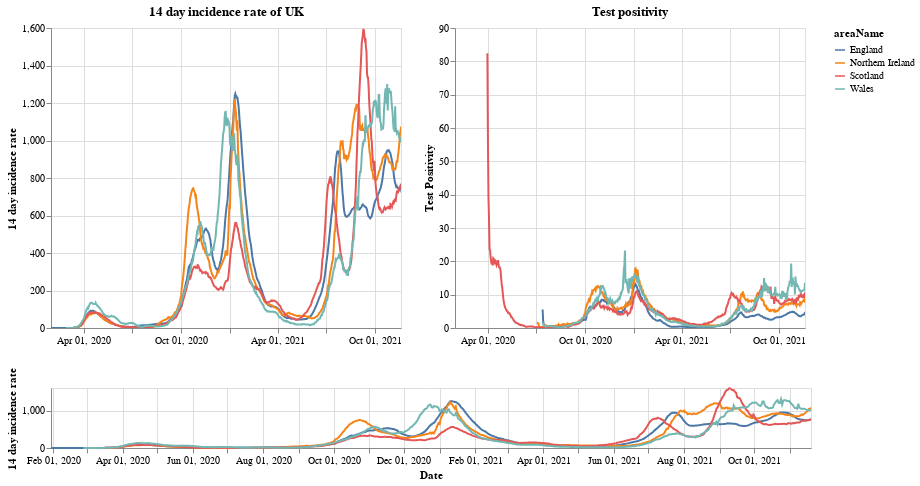

Notebook code cell kept with this figure:
### Markdown cell above
# Plots

First a plot with each country in the UK. The top right shows the positivity rate for (which is the percentage of registered tests which were positive) while the top left is the 14 day incidence rate. The bottom chart can be used to select the timeframe (does not work on a mobile device).

### Code cell
#collapse
brush = alt.selection(type='interval', name='DateBrush',encodings=['x'],fields=['Time'])
leg_selection = alt.selection_multi(fields=['areaName'], bind='legend')

base = alt.Chart(uk_cases).mark_line().encode(
    x=alt.X("yearmonthdate(date):T", axis=alt.Axis(title='Date')),
    y=alt.Y("twoWeeklyCasesRate:Q", axis=alt.Axis(title='14 day incidence rate')),
    tooltip=['areaName', 'date','twoWeeklyCasesRate', 'testPositivity'],
    color='areaName',
    opacity=alt.condition(leg_selection, alt.value(2), alt.value(0.1))
).add_selection(leg_selection).properties(width=350)

upper = base.encode(alt.X('yearmonthdate(date):T', axis=alt.Axis(title=''),
                         scale=alt.Scale(domain=brush))
                   ).properties(title=f'14 day incidence rate of UK')
upper_right = upper.encode(alt.Y('testPositivity:Q', axis=alt.Axis(title='Test Positivity'))).properties(title='Test positivity')
lower = base.properties(height=60, width = 760).add_selection(brush)

(upper | upper_right) & lower

### Figure 1 — Vega-Lite specification as saved in the notebook (floating-point values rounded to 4 significant figures; data arrays with more than 128 entries replaced by an {"elided": "..."} marker saying what was removed)
{"config": {"view": {"continuousWidth": 400, "continuousHeight": 300}}, "vconcat": [{"hconcat": [{"mark": "line", "encoding": {"color": {"type": "nominal", "field": "areaName"}, "opacity": {"condition": {"value": 2, "selection": "selector001"}, "value": 0.1}, "tooltip": [{"type": "nominal", "field": "areaName"}, {"type": "temporal", "field": "date"}, {"type": "quantitative", "field": "twoWeeklyCasesRate"}, {"type": "quantitative", "field": "testPositivity"}], "x": {"type": "temporal", "axis": {"title": ""}, "field": "date", "scale": {"domain": {"selection": "DateBrush"}}, "timeUnit": "yearmonthdate"}, "y": {"type": "quantitative", "axis": {"title": "14 day incidence rate"}, "field": "twoWeeklyCasesRate"}}, "selection": {"selector001": {"type": "multi", "fields": ["areaName"], "bind": "legend"}}, "title": "14 day incidence rate of UK", "width": 350}, {"mark": "line", "encoding": {"color": {"type": "nominal", "field": "areaName"}, "opacity": {"condition": {"value": 2, "selection": "selector001"}, "value": 0.1}, "tooltip": [{"type": "nominal", "field": "areaName"}, {"type": "temporal", "field": "date"}, {"type": "quantitative", "field": "twoWeeklyCasesRate"}, {"type": "quantitative", "field": "testPositivity"}], "x": {"type": "temporal", "axis": {"title": ""}, "field": "date", "scale": {"domain": {"selection": "DateBrush"}}, "timeUnit": "yearmonthdate"}, "y": {"type": "quantitative", "axis": {"title": "Test Positivity"}, "field": "testPositivity"}}, "selection": {"selector001": {"type": "multi", "fields": ["areaName"], "bind": "legend"}}, "title": "Test positivity", "width": 350}]}, {"mark": "line", "encoding": {"color": {"type": "nominal", "field": "areaName"}, "opacity": {"condition": {"value": 2, "selection": "selector001"}, "value": 0.1}, "tooltip": [{"type": "nominal", "field": "areaName"}, {"type": "temporal", "field": "date"}, {"type": "quantitative", "field": "twoWeeklyCasesRate"}, {"type": "quantitative", "field": "testPositivity"}], "x": {"type": "temporal", "axis": {"title": "Date"}, "field": "date", "timeUnit": "yearmonthdate"}, "y": {"type": "quantitative", "axis": {"title": "14 day incidence rate"}, "field": "twoWeeklyCasesRate"}}, "height": 60, "selection": {"selector001": {"type": "multi", "fields": ["areaName"], "bind": "legend"}, "DateBrush": {"type": "interval", "encodings": ["x"], "fields": ["Time"]}}, "width": 760}], "data": {"name": "data-b50bcedd326c2ea2a52317beb83d28c2"}, "$schema": "https://vega.github.io/schema/vega-lite/v4.8.1.json", "datasets": {"data-b50bcedd326c2ea2a52317beb83d28c2": {"elided": "2548 records"}}}
